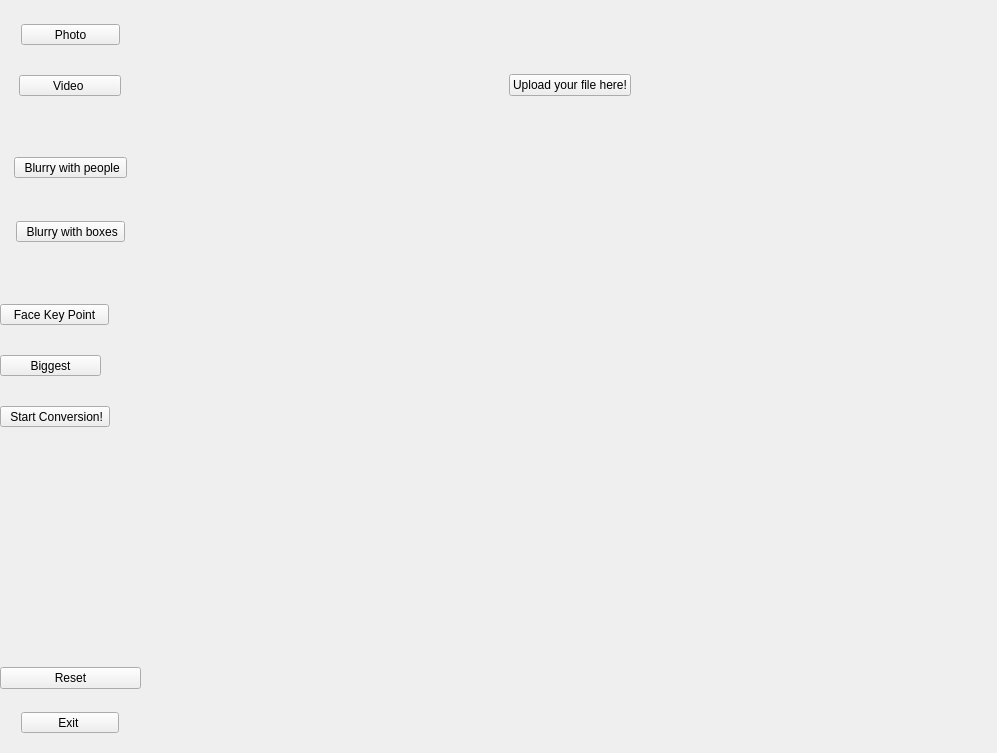
<?xml version="1.0" encoding="UTF-8"?>
<ui version="4.0">
 <class>Form</class>
 <widget class="QWidget" name="Form">
  <property name="geometry">
   <rect>
    <x>0</x>
    <y>0</y>
    <width>997</width>
    <height>753</height>
   </rect>
  </property>
  <property name="windowTitle">
   <string>Form</string>
  </property>
  <widget class="QWidget" name="verticalLayoutWidget">
   <property name="geometry">
    <rect>
     <x>140</x>
     <y>0</y>
     <width>861</width>
     <height>751</height>
    </rect>
   </property>
   <layout class="QVBoxLayout" name="resultLayout">
    <item alignment="Qt::AlignHCenter">
     <widget class="QPushButton" name="upload_button">
      <property name="maximumSize">
       <size>
        <width>300</width>
        <height>16777215</height>
       </size>
      </property>
      <property name="text">
       <string>Upload your file here!</string>
      </property>
     </widget>
    </item>
    <item alignment="Qt::AlignHCenter">
     <widget class="QLabel" name="label">
      <property name="maximumSize">
       <size>
        <width>600</width>
        <height>500</height>
       </size>
      </property>
      <property name="text">
       <string/>
      </property>
     </widget>
    </item>
   </layout>
  </widget>
  <widget class="QWidget" name="verticalLayoutWidget_2">
   <property name="geometry">
    <rect>
     <x>0</x>
     <y>0</y>
     <width>141</width>
     <height>121</height>
    </rect>
   </property>
   <layout class="QVBoxLayout" name="photo_video_layout">
    <item alignment="Qt::AlignHCenter">
     <widget class="QToolButton" name="photo_button">
      <property name="text">
       <string>        Photo        </string>
      </property>
     </widget>
    </item>
    <item alignment="Qt::AlignHCenter">
     <widget class="QToolButton" name="video_button">
      <property name="text">
       <string>        Video         </string>
      </property>
     </widget>
    </item>
   </layout>
  </widget>
  <widget class="QWidget" name="verticalLayoutWidget_3">
   <property name="geometry">
    <rect>
     <x>0</x>
     <y>120</y>
     <width>141</width>
     <height>161</height>
    </rect>
   </property>
   <layout class="QVBoxLayout" name="blurry_layout">
    <item alignment="Qt::AlignHCenter">
     <widget class="QToolButton" name="blurry_people_button">
      <property name="text">
       <string> Blurry with people</string>
      </property>
     </widget>
    </item>
    <item alignment="Qt::AlignHCenter">
     <widget class="QToolButton" name="blurry_boxes_button">
      <property name="text">
       <string> Blurry with boxes</string>
      </property>
     </widget>
    </item>
   </layout>
  </widget>
  <widget class="QWidget" name="verticalLayoutWidget_4">
   <property name="geometry">
    <rect>
     <x>0</x>
     <y>280</y>
     <width>141</width>
     <height>171</height>
    </rect>
   </property>
   <layout class="QVBoxLayout" name="conversion_layout">
    <item>
     <widget class="QToolButton" name="face_key_point_button">
      <property name="text">
       <string>  Face Key Point  </string>
      </property>
     </widget>
    </item>
    <item>
     <widget class="QToolButton" name="biggest_button">
      <property name="text">
       <string>       Biggest       </string>
      </property>
     </widget>
    </item>
    <item>
     <widget class="QToolButton" name="conversion_button">
      <property name="text">
       <string> Start Conversion!</string>
      </property>
     </widget>
    </item>
   </layout>
  </widget>
  <widget class="QWidget" name="verticalLayoutWidget_5">
   <property name="geometry">
    <rect>
     <x>0</x>
     <y>650</y>
     <width>141</width>
     <height>101</height>
    </rect>
   </property>
   <layout class="QVBoxLayout" name="blurry_layout_2">
    <item>
     <widget class="QPushButton" name="reset">
      <property name="text">
       <string>Reset</string>
      </property>
     </widget>
    </item>
    <item alignment="Qt::AlignHCenter">
     <widget class="QToolButton" name="exit">
      <property name="text">
       <string>         Exit          </string>
      </property>
     </widget>
    </item>
   </layout>
  </widget>
 </widget>
 <resources/>
 <connections/>
</ui>
